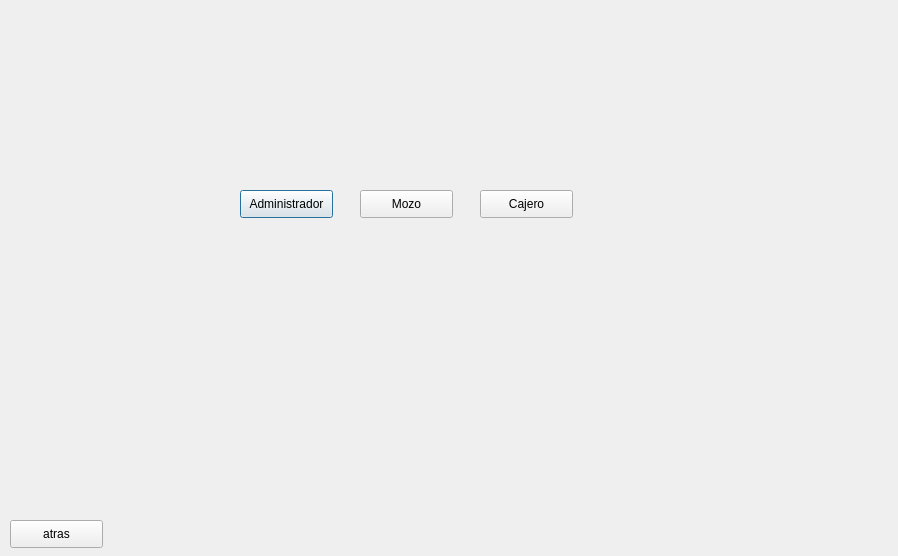
<?xml version="1.0" encoding="UTF-8"?>
<ui version="4.0">
 <class>Empleados</class>
 <widget class="QDialog" name="Empleados">
  <property name="geometry">
   <rect>
    <x>0</x>
    <y>0</y>
    <width>898</width>
    <height>556</height>
   </rect>
  </property>
  <property name="windowTitle">
   <string>Dialog</string>
  </property>
  <widget class="QPushButton" name="pushButton_administrador">
   <property name="geometry">
    <rect>
     <x>240</x>
     <y>190</y>
     <width>93</width>
     <height>28</height>
    </rect>
   </property>
   <property name="text">
    <string>Administrador</string>
   </property>
  </widget>
  <widget class="QPushButton" name="pushButton_back">
   <property name="geometry">
    <rect>
     <x>10</x>
     <y>520</y>
     <width>93</width>
     <height>28</height>
    </rect>
   </property>
   <property name="text">
    <string>atras</string>
   </property>
  </widget>
  <widget class="QPushButton" name="pushButton_mozo">
   <property name="geometry">
    <rect>
     <x>360</x>
     <y>190</y>
     <width>93</width>
     <height>28</height>
    </rect>
   </property>
   <property name="text">
    <string>Mozo</string>
   </property>
  </widget>
  <widget class="QPushButton" name="pushButton_cajero_2">
   <property name="geometry">
    <rect>
     <x>480</x>
     <y>190</y>
     <width>93</width>
     <height>28</height>
    </rect>
   </property>
   <property name="text">
    <string>Cajero</string>
   </property>
  </widget>
 </widget>
 <resources/>
 <connections/>
</ui>
